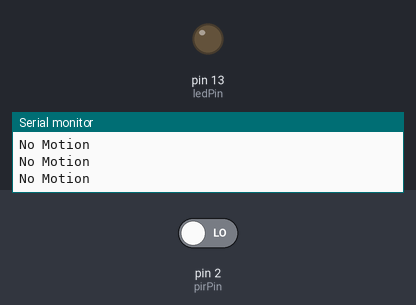
Bench run of a sketch on a simulated Arduino Uno, built with avr-gcc and run on an emulated ATmega328P. Parts: output pins drawn as LEDs (lit = HIGH), the last lines printed to the serial monitor. Inputs (shaded band) come from the test bench; at power-on: pin 2 (pirPin) LOW.

Above: at 1.8 s.
1.9 s: pin 2 (pirPin) driven HIGH
At 2.7 s:
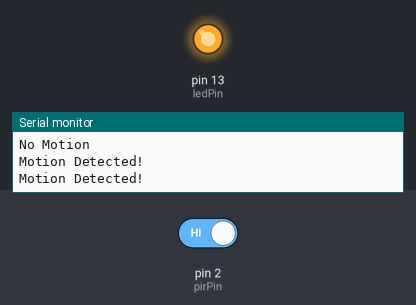
3.5 s: pin 2 (pirPin) driven LOW
At 3.9 s:
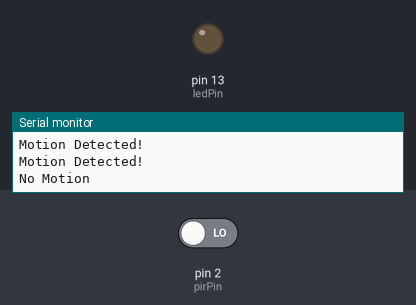
Timing chart, 0 to 6.5 s (numbered marks = the images above; inputs shaded):
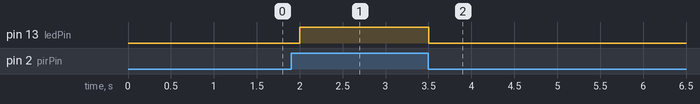

Measured:
- after the input at 1.9 s, pin 13 (ledPin): LOW → HIGH after 0.10 s
- after the input at 3.5 s, pin 13 (ledPin): HIGH → LOW at once

The sketch:

41_pir_motion.ino
```cpp
int pirPin = 2;
int ledPin = 13;
void setup() {
  pinMode(pirPin, INPUT);
  pinMode(ledPin, OUTPUT);
  Serial.begin(9600);
}
void loop() {
  int motion = digitalRead(pirPin);
  digitalWrite(ledPin, motion);
  Serial.println(motion ? "Motion Detected!" : "No Motion");
  delay(500);
}
```
